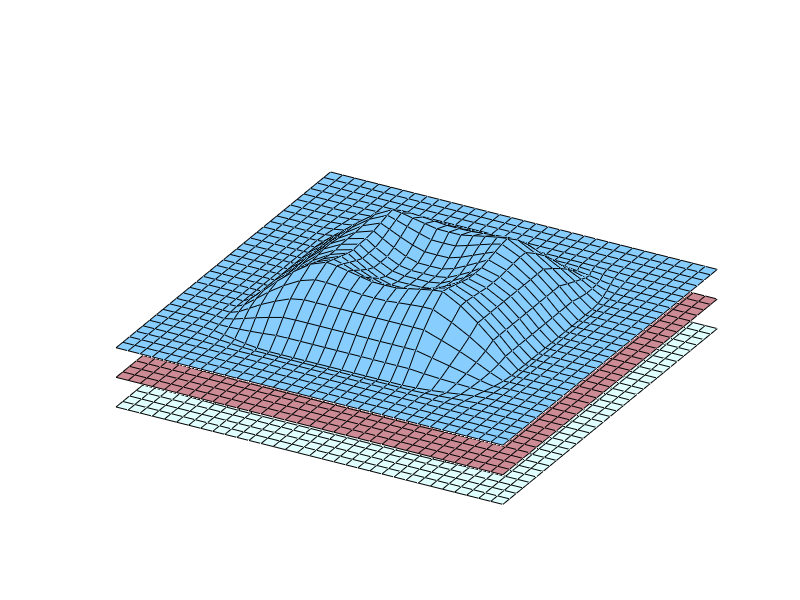

MATLAB code to generate this figure:
% show the deformation (slice)
clear;
load('Tn_to.mat');
Tx_1=Tx(:,:,8:10);
Ty_1=Ty(:,:,8:10);
Tz_1=-Tz(:,:,8:10);
xp=Tz_1(:,:,2);
xp(find(xp==3))=4;
Tz_1(:,:,2)=xp;
xp=Tz_1(:,:,3);
xp(find(xp==4))=5;
Tz_1(:,:,3)=xp;
Hsmooth=fspecial('gaussian',[5,5],3);
Tx_1(:,:,1)=imfilter(Tx_1(:,:,1),Hsmooth);
Tx_1(:,:,2)=imfilter(Tx_1(:,:,2),Hsmooth);
Tx_1(:,:,3)=imfilter(Tx_1(:,:,3),Hsmooth);

Ty_1(:,:,1)=imfilter(Ty_1(:,:,1),Hsmooth);
Ty_1(:,:,2)=imfilter(Ty_1(:,:,2),Hsmooth);
Ty_1(:,:,3)=imfilter(Ty_1(:,:,3),Hsmooth);

Tz_1(:,:,1)=imfilter(Tz_1(:,:,1),Hsmooth);
Tz_1(:,:,2)=imfilter(Tz_1(:,:,2),Hsmooth);
Tz_1(:,:,3)=imfilter(Tz_1(:,:,3),Hsmooth);

dim_r=33;dim_c=33;
dim_s=3;
[X,Y,Z]=ndgrid(0:(dim_r-1),0:(dim_c-1),0:(dim_s-1));
Z(:,:,1)=Z(:,:,1)+3;
Z(:,:,2)=Z(:,:,2)+1;
Z(:,:,3)=Z(:,:,3)-1;
X=X+Tx_1;
Y=Y+Ty_1;
Z=Z+Tz_1;


% the first slice
x=X(:,:,1);
x_1=x;
y=Y(:,:,1);
y_1=y;
z=Z(:,:,1);
z_1=z;
cdata=cat(3,0.52941*ones(size(x_1)),0.80784*ones(size(y_1)),1*ones(size(y_1)));%color
% cdata=cat(3,0.59608*ones(size(x_1)),0.98431*ones(size(y_1)),0.59608*ones(size(y_1)));%color
surf(x_1,y_1,z_1,cdata);
hold on

% the second slice
x2=X(:,:,2);
x_1=x2;
y2=Y(:,:,2);
y_1=y2;
z2=Z(:,:,2);
z_1=z2;
cdata=cat(3,0.80392*ones(size(x_1)),0.54902*ones(size(y_1)),0.58431*ones(size(y_1)));%color
% cdata=cat(3,0*ones(size(x_1)),0.74902*ones(size(y_1)),1*ones(size(y_1)));%color
surf(x_1,y_1,z_1,cdata);
hold on

% the third slice
x_1=X(:,:,3);
y_1=Y(:,:,3);
z_1=Z(:,:,3);
% cdata=cat(3,1*ones(size(x_1)),0.75686*ones(size(y_1)),0.1451*ones(size(y_1)));%color
cdata=cat(3,0.87843*ones(size(x_1)),1*ones(size(y_1)),1*ones(size(y_1)));
surf(x_1,y_1,z_1,cdata);

axis([0 33 0 33 0 7]);
axis off
view([-61,45]);
% shading flat
% shading interp